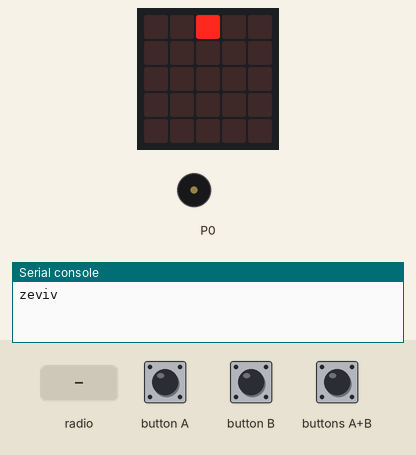
This program was run on a simulated BBC micro:bit (MakeCode). Parts: the board's 5×5 LED display, buzzer (waves = sounding), the last lines printed to the serial console. The test bench sets the inputs (shaded band). Dim RGB values are drawn brighter than linear; no radio messages arrive unless stated (any console line starting 'radio sent:' is added by the test bench).

Above: at 3.5 s.
5.1 s: radio message "Hi_geget" arrives
At 6.2 s:
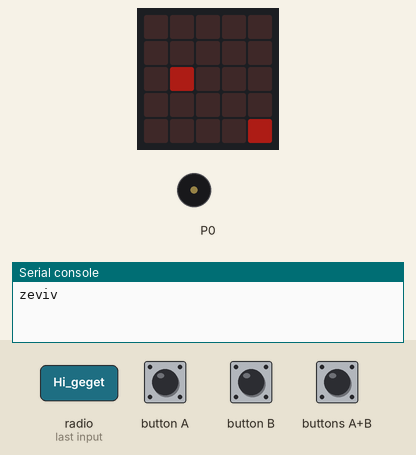
7.3 s: radio message "1" arrives
At 9.3 s:
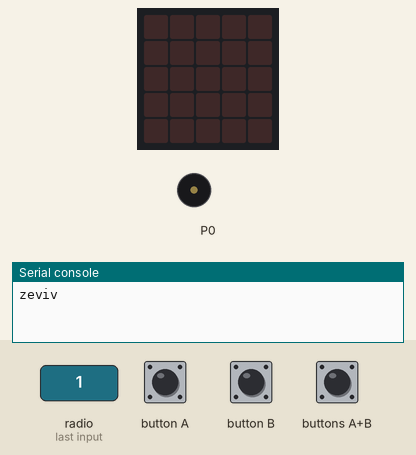
9.4 s: button A pressed for 0.15 s
10.1 s: buttons A+B pressed for 0.15 s
10.8 s: radio message "Hi_zotap" arrives
At 11.35 s:
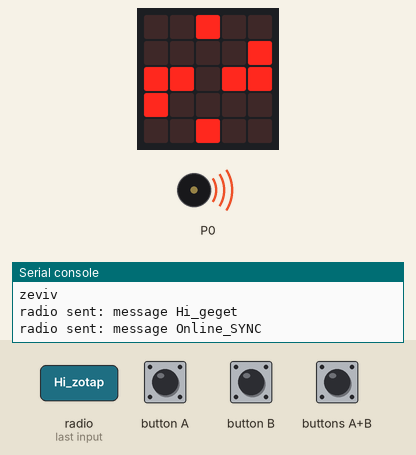
13.3 s: button B pressed for 0.15 s
At 13.9 s:
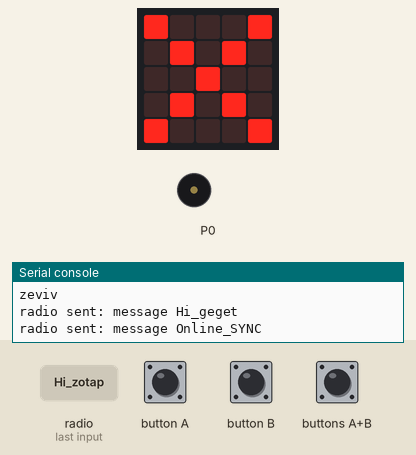
Timing chart, 0 to 16.3 s (numbered marks = the images above; inputs shaded):
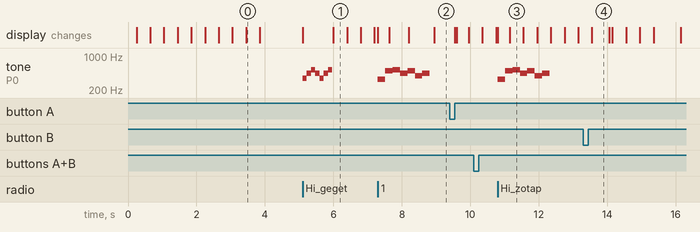

Measured:
- after the input at 5.1 s, tone on P0: plays 349 Hz for 0.13 s, 440 Hz for 0.13 s, 523 Hz for 0.13 s, 440 Hz for 0.13 s, 349 Hz for 0.13 s, 440 Hz for 0.13 s … (7 notes in this stretch), starting at once; the display: first changes at once (image 1 shows a later state)
- after the input at 7.3 s, tone on P0: plays 330 Hz for 0.22 s, 494 Hz for 0.22 s, 523 Hz for 0.22 s, 440 Hz for 0.22 s, 494 Hz for 0.22 s, 392 Hz for 0.22 s … (7 notes in this stretch), starting at once; the display: changes at once (image 2)
- after the input at 10.8 s, tone on P0: plays 330 Hz for 0.22 s, 494 Hz for 0.22 s, 523 Hz for 0.22 s, 440 Hz for 0.22 s, 494 Hz for 0.22 s, 392 Hz for 0.22 s … (7 notes in this stretch), starting at once
- after the input at 13.3 s, the display: changes after 0.25 s (image 4)
- what the display in image 0 shows lasts 0.4 s, from 3.5 s to 3.9 s
- what the display in image 4 shows lasts 0.5 s, from 13.6 s to 14.1 s

The program:

main.ts
```typescript
enum RadioMessage {
    Hi_geget = 60699,
    Hi_zotap = 57456,
    Hi_gagez = 47490,
    Ciao_1 = 17031,
    BLOCK = 28732,
    Online_SYNC_Reciving = 44323,
    message1 = 49434,
    Online_SYNC = 64254
}
radio.onReceivedMessage(RadioMessage.BLOCK, function () {
    basic.showIcon(IconNames.Sad)
    control.reset()
})
radio.onReceivedMessage(RadioMessage.Hi_geget, function () {
    status = 3
    basic.clearScreen()
    music.play(music.stringPlayable("F A C5 A F A C5 - ", 500), music.PlaybackMode.InBackground)
    basic.showLeds(`
        . # . . #
        # . # # .
        . # # # .
        . # # . #
        # . . # .
        `)
    basic.pause(500)
    basic.clearScreen()
    led.setBrightness(50)
    basic.showLeds(`
        . . . . .
        . . . . .
        . # . . .
        . . . . .
        . . . . #
        `)
    led.setBrightness(110)
    basic.showLeds(`
        . . . . .
        . . . . .
        # # # . .
        . . . . #
        . . . . #
        `)
    led.setBrightness(190)
    basic.showLeds(`
        . . . . .
        # . # . .
        # # # . #
        # . # . #
        . . . . #
        `)
    led.setBrightness(255)
    basic.showLeds(`
        # . # . #
        # . # . .
        # # # . #
        # . # . #
        # . # . #
        `)
    basic.pause(2000)
    basic.clearScreen()
    status = 0
})
input.onButtonPressed(Button.A, function () {
    if (status == 0) {
        status = 2
        radio.sendMessage(RadioMessage.Hi_geget)
        led.setBrightness(50)
        basic.showLeds(`
            . . . . .
            . . . . .
            . . . . .
            . . . . .
            . # . . .
            `)
        led.setBrightness(110)
        basic.showLeds(`
            . . . . .
            . . . . .
            . . . . .
            # . # . .
            . # . . .
            `)
        led.setBrightness(190)
        basic.showLeds(`
            . . . . .
            . . . . .
            . . . # .
            # . # . .
            . # . . .
            `)
        led.setBrightness(255)
        basic.showLeds(`
            . . . . .
            . . . . #
            . . . # .
            # . # . .
            . # . . .
            `)
        status = 0
        basic.pause(2000)
    }
    basic.clearScreen()
})
radio.onReceivedMessage(RadioMessage.Online_SYNC, function () {
    basic.pause(1000)
    radio.sendMessage(RadioMessage.Online_SYNC_Reciving)
    SYNC_give += 1
})
radio.onReceivedMessage(RadioMessage.Online_SYNC_Reciving, function () {
    if (SYNC_did > 0) {
        online += 1
        Online_reciving_times += 1
    }
})
input.onButtonPressed(Button.AB, function () {
    if (status == 0) {
        status = 1
        online = 0
        radio.sendMessage(RadioMessage.Online_SYNC)
        SYNC_did += 1
        SYNC_do_ok = 0
        for (let index = 0; index < 1; index++) {
            basic.showLeds(`
                . . # . .
                . . . . #
                # # . # #
                # . . . .
                . . # . .
                `)
            basic.showLeds(`
                . . . # .
                . # . # .
                # # # # #
                . # . # .
                . # . . .
                `)
            basic.showLeds(`
                . # # . .
                . . # . .
                # . . . #
                . . # . .
                . . # # .
                `)
            basic.showLeds(`
                . . # . .
                # # # # .
                . . # . .
                . # # # #
                . . # . .
                `)
            basic.showLeds(`
                . . # . .
                . . . . #
                # # . # #
                # . . . .
                . . # . .
                `)
        }
        status = 0
        basic.clearScreen()
    }
})
radio.onReceivedString(function (receivedString) {
    basic.clearScreen()
    status = 3
    music.play(music.stringPlayable("E B C5 A B G A - ", 280), music.PlaybackMode.InBackground)
    basic.showLeds(`
        # # # . .
        . # . . .
        . # # . #
        . # . # .
        . # # . #
        `)
    basic.pause(200)
    basic.clearScreen()
    basic.showString(receivedString)
    basic.clearScreen()
    status = 0
})
input.onButtonPressed(Button.B, function () {
    if (status == 0) {
        if (SYNC_do_ok == 0) {
            status = 1
            if (SYNC_did > 0) {
                if (online > 0) {
                    // Riga 0: sempre visibile quando ci sono utenti online
                    turtle.setPosition(0, 0)
                    turtle.pen(TurtlePenMode.Down)
                    turtle.forward(X_view)
                    turtle.pen(TurtlePenMode.Up)
                    // Riga 1: solo se ci sono più di 5 utenti (Y_view >= 0)
                    if (Y_view >= 0) {
                        turtle.setPosition(0, 1)
                        turtle.pen(TurtlePenMode.Down)
                        turtle.forward(Y_view)
                        turtle.pen(TurtlePenMode.Up)
                    }
                    // Riga 2: solo se ci sono più di 10 utenti (XY2_view >= 0)
                    if (XY2_view >= 0) {
                        turtle.setPosition(0, 2)
                        turtle.pen(TurtlePenMode.Down)
                        turtle.forward(XY2_view)
                        turtle.pen(TurtlePenMode.Up)
                    }
                    // Riga 2: solo se ci sono più di 10 utenti (XY2_view >= 0)
                    if (XY3_view >= 0) {
                        turtle.setPosition(0, 3)
                        turtle.pen(TurtlePenMode.Down)
                        turtle.forward(XY3_view)
                        turtle.pen(TurtlePenMode.Up)
                    }
                    turtle.pen(TurtlePenMode.Up)
                    turtle.setPosition(4, 4)
                    basic.pause(2000)
                    status = 0
                    SYNC_do_ok = 1
                    basic.clearScreen()
                } else {
                    turtle.pen(TurtlePenMode.Up)
                    basic.showIcon(IconNames.No)
                    basic.pause(2000)
                    status = 0
                    basic.clearScreen()
                }
            } else {
                status = 0
                basic.showLeds(`
                    # # . # .
                    # . . # #
                    # # # . #
                    . . # . #
                    # # # . #
                    `)
                basic.pause(1000)
                basic.clearScreen()
            }
        } else {
            status = 0
            basic.showLeds(`
                # # . # .
                # . . # #
                # # # . #
                . . # . #
                # # # . #
                `)
            basic.pause(1000)
            basic.clearScreen()
        }
    }
    status = 0
})
radio.onReceivedMessage(RadioMessage.Hi_zotap, function () {
    status = 3
    basic.clearScreen()
    music.play(music.stringPlayable("E B C5 A B G A - ", 280), music.PlaybackMode.InBackground)
    basic.showLeds(`
        # # . . .
        . . . # .
        # . # . .
        . . . . .
        . . # . #
        `)
    basic.pause(500)
    basic.clearScreen()
    led.setBrightness(50)
    basic.showLeds(`
        . . . . .
        . . . . .
        . # . . .
        . . . . .
        . . . . #
        `)
    led.setBrightness(110)
    basic.showLeds(`
        . . . . .
        . . . . .
        # # # . .
        . . . . #
        . . . . #
        `)
    led.setBrightness(190)
    basic.showLeds(`
        . . . . .
        # . # . .
        # # # . #
        # . # . #
        . . . . #
        `)
    led.setBrightness(255)
    basic.showLeds(`
        # . # . #
        # . # . .
        # # # . #
        # . # . #
        # . # . #
        `)
    basic.pause(2000)
    basic.clearScreen()
    status = 0
})
input.onGesture(Gesture.ScreenUp, function () {
    if (status == 0) {
        if (input.isGesture(Gesture.ScreenUp)) {
            if (input.buttonIsPressed(Button.B)) {
                basic.showIcon(IconNames.Ghost)
                radio.sendMessage(RadioMessage.BLOCK)
                basic.pause(100)
                basic.clearScreen()
            }
        }
    }
})
radio.onReceivedMessage(RadioMessage.Hi_gagez, function () {
    status = 3
    basic.clearScreen()
    music.play(music.stringPlayable("E B C5 A B G A - ", 280), music.PlaybackMode.InBackground)
    basic.showLeds(`
        # # # . .
        . . . . #
        # . . . .
        . . . . #
        . . # . .
        `)
    basic.pause(500)
    basic.clearScreen()
    led.setBrightness(50)
    basic.showLeds(`
        . . . . .
        . . . . .
        . # . . .
        . . . . .
        . . . . #
        `)
    led.setBrightness(110)
    basic.showLeds(`
        . . . . .
        . . . . .
        # # # . .
        . . . . #
        . . . . #
        `)
    led.setBrightness(190)
    basic.showLeds(`
        . . . . .
        # . # . .
        # # # . #
        # . # . #
        . . . . #
        `)
    led.setBrightness(255)
    basic.showLeds(`
        # . # . #
        # . # . .
        # # # . #
        # . # . #
        # . # . #
        `)
    basic.pause(2000)
    basic.clearScreen()
    status = 0
})
let SYNC_do_ok = 0
let Online_reciving_times = 0
let SYNC_give = 0
let online = 0
let SYNC_did = 0
let XY3_view = 0
let XY2_view = 0
let Y_view = 0
let X_view = 0
let status = 0
status = 1
serial.writeLine(control.deviceName())
music.setVolume(130)
music.stopAllSounds()
X_view = 0
// -1 = riga 1 non attiva
Y_view = -1
// -1 = riga 2 non attiva
XY2_view = -1
// -1 = riga 2 non attiva
XY3_view = -1
SYNC_did = 0
online = 0
radio.setGroup(137)
// Potenza massima (0-7)
radio.setTransmitPower(7)
led.setBrightness(30)
turtle.setPosition(0, 0)
turtle.turnRight()
turtle.setSpeed(30)
led.setBrightness(255)
basic.showLeds(`
    . . . . .
    . . . . .
    . . . . .
    . . . . .
    . . # . .
    `)
basic.showLeds(`
    . . . . .
    . . . . .
    . . . . .
    . . # . .
    . # . # .
    `)
basic.showLeds(`
    . . . . .
    . . . . .
    . . # . .
    . # . # .
    # . . . #
    `)
basic.showLeds(`
    . . . . .
    . . # . .
    . # . # .
    # . . . #
    . # . # .
    `)
basic.showLeds(`
    . . # . .
    . # . # .
    # . . . #
    . # . # .
    . . # . .
    `)
basic.showLeds(`
    . # . # .
    # . . . #
    . # . # .
    . . # . .
    . . . . .
    `)
basic.showLeds(`
    # . . . #
    . # . # .
    . . # . .
    . . . . .
    . . . . .
    `)
basic.showLeds(`
    . # . # .
    . . # . .
    . . . . .
    . . . . .
    . . . . .
    `)
basic.showLeds(`
    . . # . .
    . . . . .
    . . . . .
    . . . . .
    . . . . .
    `)
basic.clearScreen()
status = 0
basic.forever(function () {
    if (online == 0) {
        X_view = -1
        Y_view = -1
        XY2_view = -1
        XY3_view = -1
    } else if (online <= 5) {
        // Riga 0: forward(N-1) disegna N LED (il turtle include il punto di partenza)
        // 1 utente → forward(0) = 1 LED, 5 utenti → forward(4) = 5 LED
        X_view = online
        Y_view = -1
        XY2_view = -1
        XY3_view = -1
    } else if (online <= 10) {
        // Riga 0 piena (5 LED)
        X_view = 5
        // 6 utenti → forward(0) = 1 LED, 10 utenti → forward(4) = 5 LED
        Y_view = online - 5
        XY2_view = -1
        XY3_view = -1
    } else if (online <= 15) {
        X_view = 5
        // Riga 1 piena (5 LED)
        Y_view = 5
        // 11 utenti → forward(0) = 1 LED, 15 utenti → forward(4) = 5 LED
        XY2_view = online - 10
        XY3_view = -1
    } else if (online <= 20) {
        X_view = 5
        // Riga 1 piena (5 LED)
        Y_view = 5
        // Riga 1 piena (5 LED)
        XY2_view = 5
        // 11 utenti → forward(0) = 1 LED, 15 utenti → forward(4) = 5 LED
        XY3_view = online - 15
    }
})
```

test.ts
```typescript
// i test vanno qui; questi non saranno compilati quando questo pacchetto viene usato come estensione.
```
